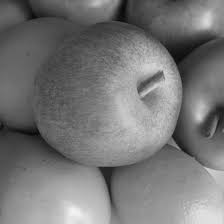
#> input picture task1/img.png, 224 x 224 px
$ python t1.py
#> lines starting #> are read from the running program, lines starting #| are printed output that depends on the picture

import numpy as np
from scipy import ndimage
import cv2


im = cv2.imread('img.png',0)
#> im is the input picture: shape (224, 224); min 5, max 244, mean 118.2


data = np.array(im, dtype=float)


hkernel = np.array([[-1, -1, -1, -1, -1],
                   [-1, -1, -1, -1, -1],
                   [-1, -1, 24, -1, -1],
                   [-1, -1, -1, -1, -1],
                   [-1, -1, -1, -1, -1]])


lkernel = np.ones((5, 5), np.float32) / 25

highpass = ndimage.convolve(data, hkernel)
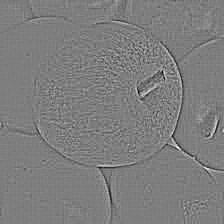
#> highpass: shape (224, 224) float64; min -1233, max 1256, mean 0; drawn with min black and max white
lowpass = ndimage.convolve(data, lkernel)


cv2.imwrite("high.png", highpass)
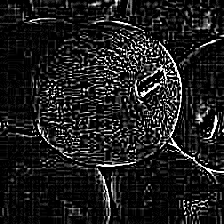
#> saved as high.png: shape (224, 224); min 0, max 255, mean 29.9
cv2.imwrite("low.png", lowpass)
